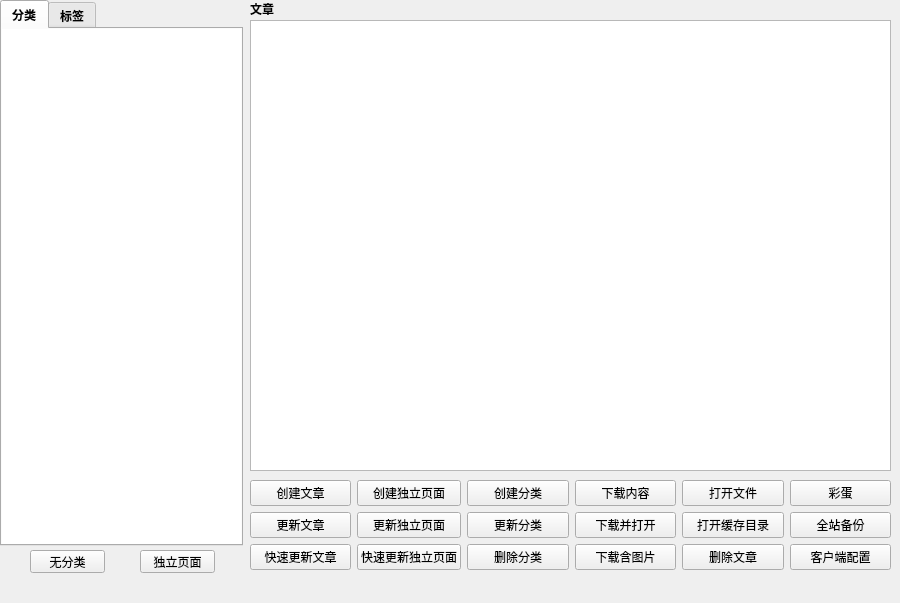
<?xml version="1.0" encoding="UTF-8"?>
<ui version="4.0">
 <class>MainWindow</class>
 <widget class="QMainWindow" name="MainWindow">
  <property name="geometry">
   <rect>
    <x>0</x>
    <y>0</y>
    <width>900</width>
    <height>603</height>
   </rect>
  </property>
  <property name="font">
   <font>
    <weight>50</weight>
    <bold>false</bold>
    <underline>false</underline>
   </font>
  </property>
  <property name="windowTitle">
   <string>MainWindow</string>
  </property>
  <widget class="QWidget" name="centralwidget">
   <widget class="QTabWidget" name="tabWidget">
    <property name="geometry">
     <rect>
      <x>0</x>
      <y>0</y>
      <width>243</width>
      <height>546</height>
     </rect>
    </property>
    <property name="font">
     <font>
      <family>宋体</family>
      <pointsize>9</pointsize>
      <weight>75</weight>
      <bold>true</bold>
      <underline>false</underline>
     </font>
    </property>
    <property name="currentIndex">
     <number>0</number>
    </property>
    <widget class="QWidget" name="tab">
     <attribute name="title">
      <string>分类</string>
     </attribute>
     <widget class="QListView" name="listView_metas">
      <property name="geometry">
       <rect>
        <x>-1</x>
        <y>-1</y>
        <width>241</width>
        <height>523</height>
       </rect>
      </property>
     </widget>
    </widget>
    <widget class="QWidget" name="tab_2">
     <attribute name="title">
      <string>标签</string>
     </attribute>
    </widget>
   </widget>
   <widget class="QWidget" name="horizontalLayoutWidget">
    <property name="geometry">
     <rect>
      <x>250</x>
      <y>20</y>
      <width>641</width>
      <height>451</height>
     </rect>
    </property>
    <layout class="QHBoxLayout" name="horizontalLayout">
     <item>
      <widget class="QListView" name="listView_passages"/>
     </item>
    </layout>
   </widget>
   <widget class="QWidget" name="gridLayoutWidget">
    <property name="geometry">
     <rect>
      <x>250</x>
      <y>480</y>
      <width>641</width>
      <height>91</height>
     </rect>
    </property>
    <layout class="QGridLayout" name="gridLayout">
     <item row="0" column="0">
      <widget class="QPushButton" name="pushButton_create_post">
       <property name="text">
        <string>创建文章</string>
       </property>
      </widget>
     </item>
     <item row="2" column="0">
      <widget class="QPushButton" name="pushButton_update_post_fast">
       <property name="text">
        <string>快速更新文章</string>
       </property>
      </widget>
     </item>
     <item row="1" column="0">
      <widget class="QPushButton" name="pushButton_update_post">
       <property name="text">
        <string>更新文章</string>
       </property>
      </widget>
     </item>
     <item row="0" column="1">
      <widget class="QPushButton" name="pushButton_create_page">
       <property name="text">
        <string>创建独立页面</string>
       </property>
      </widget>
     </item>
     <item row="1" column="1">
      <widget class="QPushButton" name="pushButton_update_page">
       <property name="text">
        <string>更新独立页面</string>
       </property>
      </widget>
     </item>
     <item row="2" column="1">
      <widget class="QPushButton" name="pushButton_update_page_fast">
       <property name="text">
        <string>快速更新独立页面</string>
       </property>
      </widget>
     </item>
     <item row="0" column="2">
      <widget class="QPushButton" name="pushButton_create_meta">
       <property name="text">
        <string>创建分类</string>
       </property>
      </widget>
     </item>
     <item row="1" column="2">
      <widget class="QPushButton" name="pushButton_update_meta">
       <property name="text">
        <string>更新分类</string>
       </property>
      </widget>
     </item>
     <item row="2" column="2">
      <widget class="QPushButton" name="pushButton_delete_meta">
       <property name="text">
        <string>删除分类</string>
       </property>
      </widget>
     </item>
     <item row="2" column="3">
      <widget class="QPushButton" name="pushButton_download_with_img">
       <property name="text">
        <string>下载含图片</string>
       </property>
      </widget>
     </item>
     <item row="1" column="3">
      <widget class="QPushButton" name="pushButton_download_and_open">
       <property name="text">
        <string>下载并打开</string>
       </property>
      </widget>
     </item>
     <item row="0" column="3">
      <widget class="QPushButton" name="pushButton_download">
       <property name="text">
        <string>下载内容</string>
       </property>
      </widget>
     </item>
     <item row="2" column="5">
      <widget class="QPushButton" name="pushButton_17">
       <property name="text">
        <string>客户端配置</string>
       </property>
      </widget>
     </item>
     <item row="1" column="5">
      <widget class="QPushButton" name="pushButton_backups_all">
       <property name="text">
        <string>全站备份</string>
       </property>
      </widget>
     </item>
     <item row="2" column="4">
      <widget class="QPushButton" name="pushButton_delete_passage">
       <property name="text">
        <string>删除文章</string>
       </property>
      </widget>
     </item>
     <item row="0" column="4">
      <widget class="QPushButton" name="pushButton_open_file">
       <property name="text">
        <string>打开文件</string>
       </property>
      </widget>
     </item>
     <item row="1" column="4">
      <widget class="QPushButton" name="pushButton_open_dir">
       <property name="text">
        <string>打开缓存目录</string>
       </property>
      </widget>
     </item>
     <item row="0" column="5">
      <widget class="QPushButton" name="pushButton">
       <property name="text">
        <string>彩蛋</string>
       </property>
      </widget>
     </item>
    </layout>
   </widget>
   <widget class="QLabel" name="label">
    <property name="geometry">
     <rect>
      <x>250</x>
      <y>3</y>
      <width>26</width>
      <height>12</height>
     </rect>
    </property>
    <property name="font">
     <font>
      <weight>75</weight>
      <bold>true</bold>
     </font>
    </property>
    <property name="text">
     <string>文章</string>
    </property>
   </widget>
   <widget class="QPushButton" name="pushButton_no_meta">
    <property name="geometry">
     <rect>
      <x>30</x>
      <y>550</y>
      <width>75</width>
      <height>23</height>
     </rect>
    </property>
    <property name="text">
     <string>无分类</string>
    </property>
   </widget>
   <widget class="QPushButton" name="pushButton_list_pages">
    <property name="geometry">
     <rect>
      <x>140</x>
      <y>550</y>
      <width>75</width>
      <height>23</height>
     </rect>
    </property>
    <property name="text">
     <string>独立页面</string>
    </property>
   </widget>
  </widget>
  <widget class="QMenuBar" name="menubar">
   <property name="geometry">
    <rect>
     <x>0</x>
     <y>0</y>
     <width>900</width>
     <height>23</height>
    </rect>
   </property>
  </widget>
 </widget>
 <resources/>
 <connections/>
</ui>
